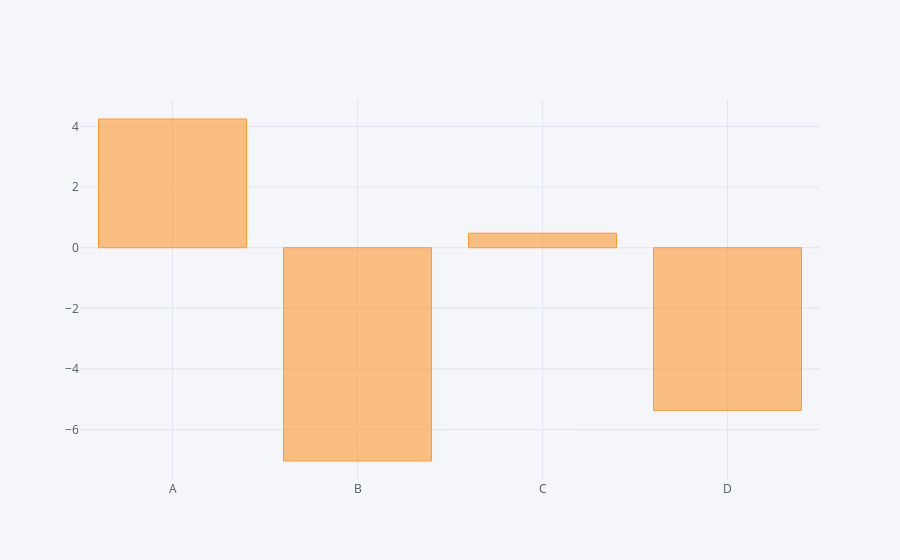

Notebook code cell kept with this figure:
### Code cell
df.sum().iplot(kind='bar')

### Figure 1 — Plotly figure (JSON) as saved in the notebook; plotly's stock layout.template omitted (floating-point values rounded to 4 significant figures)
{"data": [{"marker": {"color": "rgba(255, 153, 51, 0.6)", "line": {"color": "rgba(255, 153, 51, 1.0)", "width": 1}}, "name": "None", "orientation": "v", "text": "", "type": "bar", "uid": "f0a97c08-0520-4bdf-a5ed-d72311cc2828", "x": ["A", "B", "C", "D"], "y": [4.247, -7.038, 0.4784, -5.367]}], "layout": {"legend": {"bgcolor": "#F5F6F9", "font": {"color": "#4D5663"}}, "paper_bgcolor": "#F5F6F9", "plot_bgcolor": "#F5F6F9", "title": {"font": {"color": "#4D5663"}}, "xaxis": {"gridcolor": "#E1E5ED", "showgrid": true, "tickfont": {"color": "#4D5663"}, "title": {"font": {"color": "#4D5663"}, "text": ""}, "zerolinecolor": "#E1E5ED"}, "yaxis": {"gridcolor": "#E1E5ED", "showgrid": true, "tickfont": {"color": "#4D5663"}, "title": {"font": {"color": "#4D5663"}, "text": ""}, "zerolinecolor": "#E1E5ED"}}}
